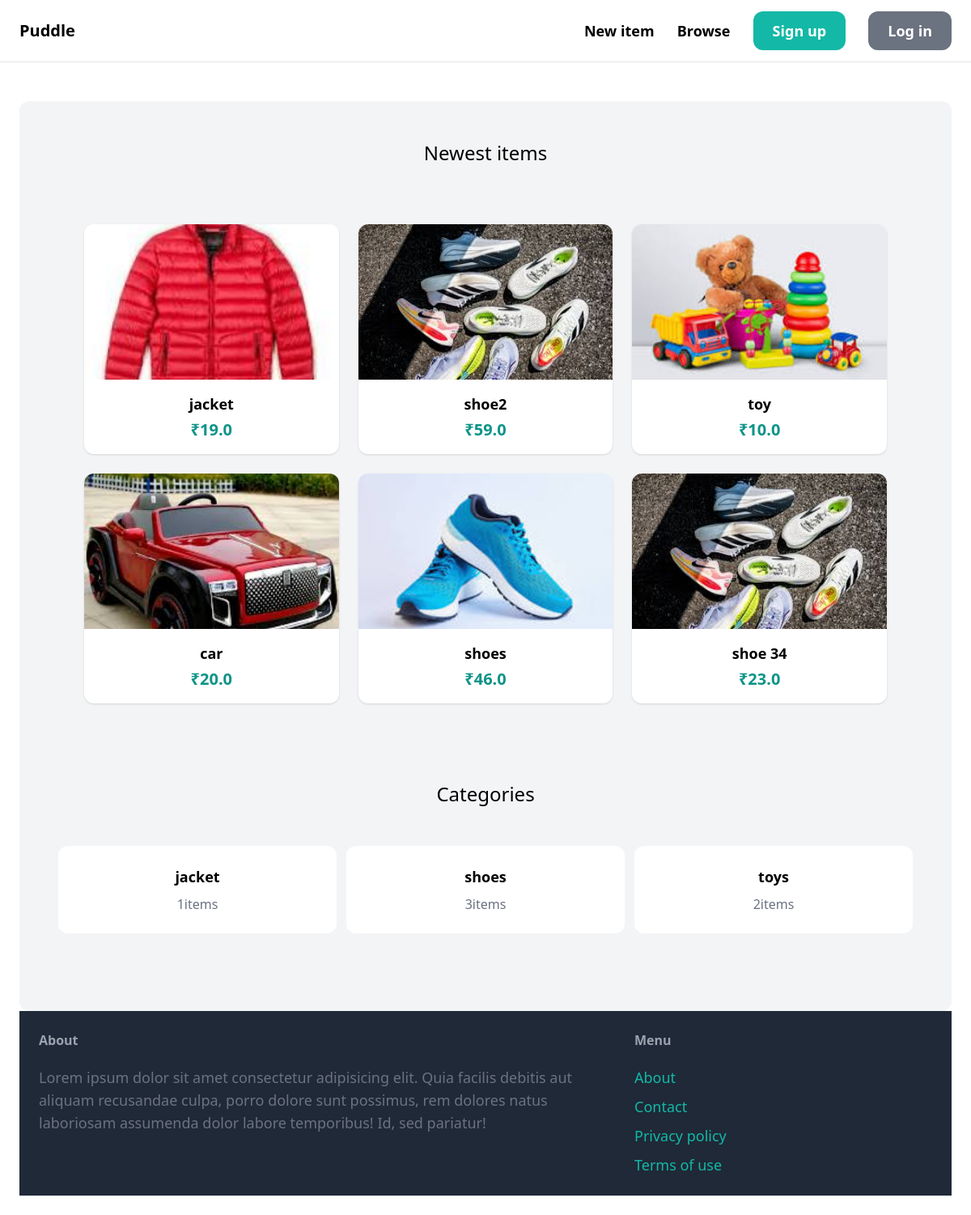
The page / on the database its author committed.
### item/models.py (models this page shows, shortened)
class Item(models.Model):
    category = models.ForeignKey(Category,related_name='items', on_delete=models.CASCADE)
    name = models.CharField(max_length=255)
    description = models.TextField(blank=True, null=True)
    price = models.FloatField()
    image = models.ImageField(upload_to='item_images', blank=True, null=True)
    is_sold = models.BooleanField(default=False)
    created_at = models.DateTimeField(auto_now_add=True)
    created_by = models.ForeignKey(User, on_delete=models.CASCADE, related_name='items')

class Category(models.Model):
    name = models.CharField(max_length=255)
    class Meta:
        ordering =('name',)
        verbose_name_plural = 'Categories'

### core/views.py (the view)
# urls.py: path('', views.index, name='index'),
def index(request):
    items = Item.objects.filter(is_sold = False)[0:6]
    categories = Category.objects.all()
    return render(request, "core/index.html", {
        'categories': categories,
        'items': items,
    })

### core/templates/core/index.html (shortened to what this page needs)
{% extends "./base.html" %}
{% block content %}
    <div class="mt-6 px-6 py-12 bg-gray-100 rounded-xl">
        <h2 class="mb-12 text-2xl text-center">Newest items</h2>
       <div class="container mx-auto px-4 py-6">
    <div class="grid grid-cols-1 sm:grid-cols-2 md:grid-cols-3 gap-6">
        {% for item in items %}
            <a href="{% url 'item:detail' item.id %}"
               class="block bg-white rounded-xl shadow hover:shadow-lg transition">
                <img src="{{ item.image.url }}"
                     alt="{{ item.name }}"
                     class="w-full h-48 object-cover rounded-t-xl">
                <div class="p-4 flex flex-col items-center">
                    <h3 class="text-lg font-semibold mb-1">{{ item.name }}</h3>
                    <p class="text-teal-600 font-bold text-xl">
                        ₹{{ item.price }}
                    </p>
                </div>
            </a>
        {% endfor %}
    </div>
</div>
    <div class="mt-6 px-6 py-12 bg-gray-100 rounded-xl">
        <h2 class="mb-12 text-2xl text-center">Categories</h2>
        <div class="grid grid-cols-3 gap-3">
            {% for category in categories %}
                <div>
                <a href="#">
                    <div class="bg-white rounded-xl p-6 flex flex-col items-center">
                    <h3 class="text-lg font-semibold mb-2">{{ category.name }}</h3>
                    <p class="text-gray-500">{{ category.items.count }}items</p>
                    </div>
                </a>
                </div>
            {% endfor %}
        </div>
    </div>
{% endblock %}

### rows shown on the page
Item: image (picture), name "jacket", price "19.0"
Item: image (picture), name "shoe2", price "59.0"
Item: image (picture), name "toy", price "10.0"
Item: image (picture), name "car", price "20.0"
Item: image (picture), name "shoes", price "46.0"
Item: image (picture), name "shoe 34", price "23.0"
Category: name "jacket", items.count "1"
Category: name "shoes", items.count "3"
Category: name "toys", items.count "2"
